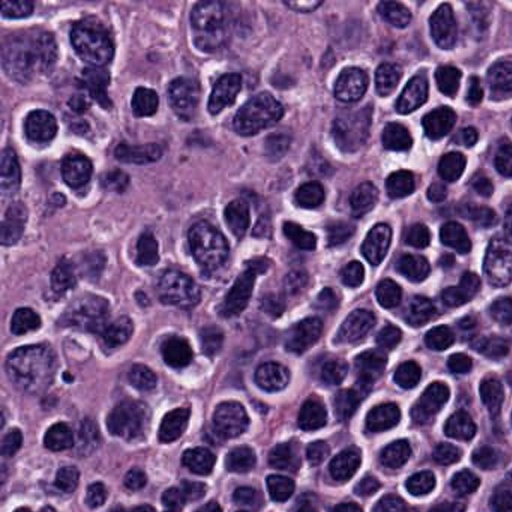
#> input picture dataset/11111111/sp9/0_0.jpg, 512 x 512 px, given as the content of the folder ../newtest/nendataset/val/n0, which was not available
$ python convert_img_to_prob.py
#> lines starting #> are read from the running program, lines starting #| are printed output that depends on the picture; after the words box and inside, x2 and y2 are one past the last pixel; in counts of white or black regions, pixels touching at a corner belong together; pictures that were not available may be replaced by others from this repository, and a replacement may not be noted
import json
import math
import os
import time
import cv2 as cv
import numpy as np


class FITV():
    def __init__(self):
        self.train_n0_path = '../newtest/nendataset/train/n0'
        self.train_n1_path = '../newtest/nendataset/train/n1'
        self.val_n0_path = '../newtest/nendataset/val/n0'
        self.val_n1_path = '../newtest/nendataset/val/n1'
        self.sp_path = '../newtest/nendataset/sp9'
        self.model1 = '../configs/swinv2/swinv2_tiny_patch4_window16_256-512.yaml '
        self.pth1_1 = '../pridictpath/1008-ep81-rgb-97.41.pth '
        self.pth1_2 = '../pridictpath/1021-ep141-gry-86.69.pth '
        self.model_acc_1_1 = 97.41
        self.model_acc_1_2 = 86.69
        self.traindata = '../newtest/train.txt'
        self.valdata = '../newtest/val.txt'


    def crop_img_9(self,img_path):
#> called with img_path = '../newtest/nendataset/val/n0/0_0.jpg'
        img = cv.imread(img_path)
#> img is the input picture: shape (512, 512, 3); mean B, G, R 138.4, 89.2, 123.2
        if img.shape[1]>1536 and img.shape[0]>1536:
            res_img = cv.resize(img,(1536,1536),interpolation=cv.INTER_AREA)
        elif img.shape[1]==1536 and img.shape[0]==1536:
            res_img = img
        else:
            res_img = cv.resize(img, (1536,1536), interpolation=cv.INTER_CUBIC)
        self.corpimg(res_img,1536,1536,self.sp_path)

    def corpimg(self,res_img, width, height, newpath2):
#> called with width = 1536, height = 1536, newpath2 = '../newtest/nendataset/sp9'
        M = 512
        N = 512
        def bkxy(x, y):
            xpos = round(x / 512) - 1
            ypos = round(y / 512) - 1
            return xpos, ypos
        for y in range(0, height, M):
            for x in range(0, width, N):
                if (height - y) < M or (width - x) < N:
                    break
                y1 = y + M
                x1 = x + N
                # check whether the patch width or height exceeds the image width or height
                if x1 >= width and y1 >= height:
                    x1 = width - 1
                    y1 = height - 1
                    # Crop into patches of size MxN
                    tiles = res_img[y:y + M, x:x + N]
                    # pos transpose
                    xpos, ypos = bkxy(x1, y1)
                    # Save each patch into file directory
                    filename = str(xpos) + '_' + str(ypos) + '.jpg'
                    patha = os.path.join(newpath2, filename)
                    cv.imwrite(patha, tiles)
                elif y1 >= height:  # when patch height exceeds the image height
                    y1 = height - 1
                    tiles = res_img[y:y + M, x:x + N]
                    xpos, ypos = bkxy(x1, y1)
                    filename = str(xpos) + '_' + str(ypos) + '.jpg'
                    patha = os.path.join(newpath2, filename)
                    cv.imwrite(patha, tiles)
                elif x1 >= width:
                    x1 = width - 1
                    tiles = res_img[y:y + M, x:x + N]
                    xpos, ypos = bkxy(x1, y1)
                    filename = str(xpos) + '_' + str(ypos) + '.jpg'
                    patha = os.path.join(newpath2, filename)
                    cv.imwrite(patha, tiles)
                else:
                    tiles = res_img[y:y + M, x:x + N]
                    xpos, ypos = bkxy(x1, y1)
                    filename = str(xpos) + '_' + str(ypos) + '.jpg'
                    patha = os.path.join(newpath2, filename)
                    cv.imwrite(patha, tiles)
#> this loop made 3 passes
#> pass 1, in corpimg, `cv.imwrite(patha, tiles)`:
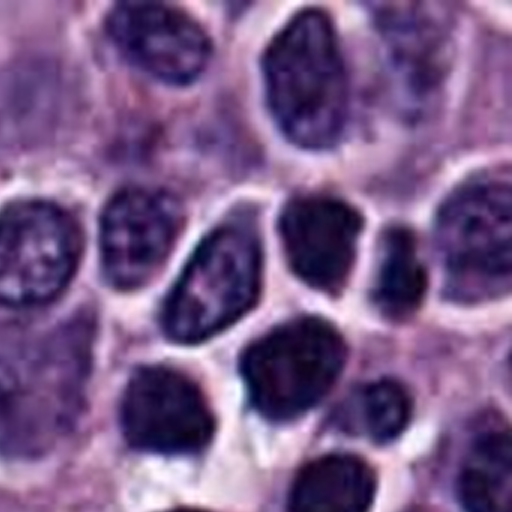
#> saved as 2_0.jpg: shape (512, 512, 3); mean B, G, R 138.4, 90.2, 122.4
#> after the loop:
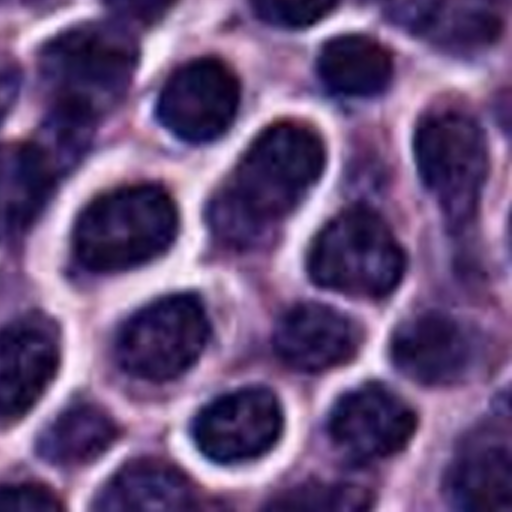
#> tiles: shape (512, 512, 3); mean B, G, R 129.1, 81.6, 109.7

    def get_conf(self,path):
#> called with path = '../newtest/nendataset/sp9/0_0.jpg'
        img = cv.imread(path)
        img_gray = cv.cvtColor(img, cv.COLOR_RGB2GRAY)
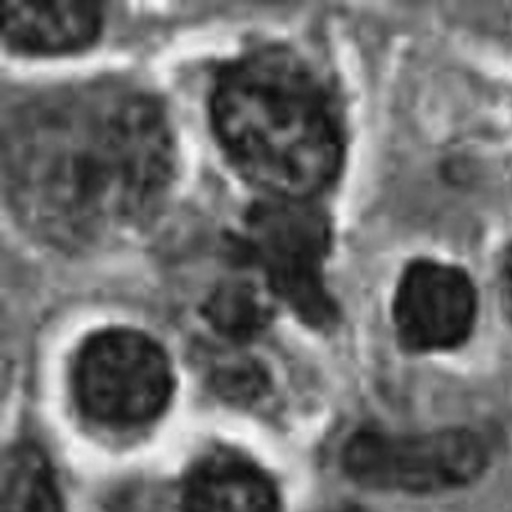
#> img_gray: shape (512, 512); min 13, max 247, mean 112.2
        img_canny = cv.Canny(img_gray, 0, 100)
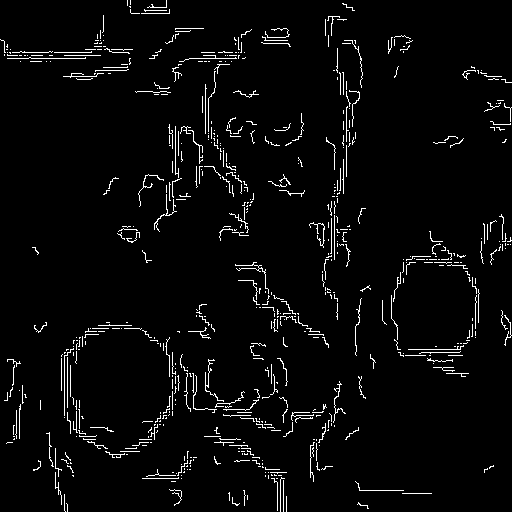
#> img_canny: shape (512, 512); 3.5% white in thin lines or dots
        kernel = np.ones((5, 5), np.uint8)
        dilate = cv.dilate(img_canny, kernel)
#> dilate: shape (512, 512); 17.4% white; 63 white regions, largest, box (x1, y1, x2, y2) and area: (59, 320, 348, 484) 9355, (136, 27, 254, 234) 5661, (307, 38, 365, 322) 4210
        dilate2 = cv.dilate(dilate, kernel)
#> dilate2: shape (512, 512); 27.7% white; 38 white regions, largest, box (x1, y1, x2, y2) and area: (57, 300, 350, 486) 16337, (131, 25, 261, 245) 11479, (305, 0, 370, 324) 7957
        dilate3 = cv.dilate(dilate2, kernel)
#> dilate3: shape (512, 512); 36.9% white; 26 white regions, largest, box (x1, y1, x2, y2) and area: (55, 256, 365, 512) 29254, (129, 22, 310, 247) 17903, (349, 208, 512, 383) 10957
        h, w = img_gray.shape
#> h = 512; w = 512
        dst = np.zeros((h, w, 1), np.uint8)
        for i in range(h):
            for j in range(w):
                dst[i, j] = 255 - dilate3[i, j]
        num_labels, labels, stats, centroids = cv.connectedComponentsWithStats(dst, connectivity=8)
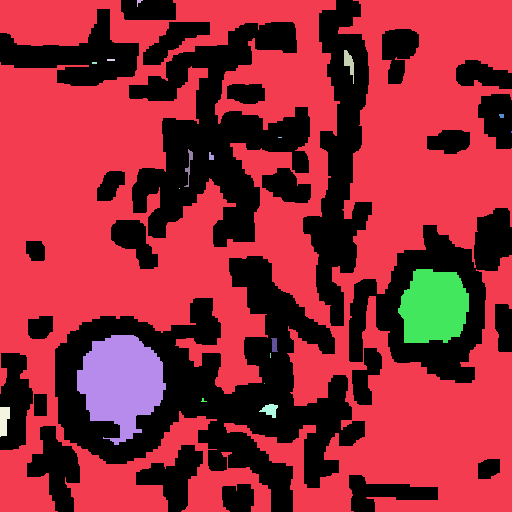
#> labels: shape (512, 512) int32; 20 distinct labels, from 0 to 19; one colour per label, 0 black
#> num_labels = 20; stats = 20 rows, first 6: [0, 0, 512, 512, 96717], [0, 0, 512, 512, 153993], [137, 0, 6, 7, 18], [344, 50, 10, 34, 164], [107, 59, 8, 2, 16], [92, 62, 5, 2, 10]; centroids = 20 rows, first 8: [253.9, 264.4], [257.6, 243.2], [138.5, 1.67], [348.8, 62.45], [110.5, 59.5], [94, 62.5], [501.2, 115.4], [511, 131.5]
        output = np.zeros((img.shape[0], img.shape[1], 3), np.uint8)
        for i in range(1, num_labels):
            mask = labels == i
            output[:, :, 0][mask] = np.random.randint(0, 255)
            output[:, :, 1][mask] = np.random.randint(0, 255)
            output[:, :, 2][mask] = np.random.randint(0, 255)
#> this loop made 19 passes
#> pass 1, in get_conf, `mask = labels == i`:
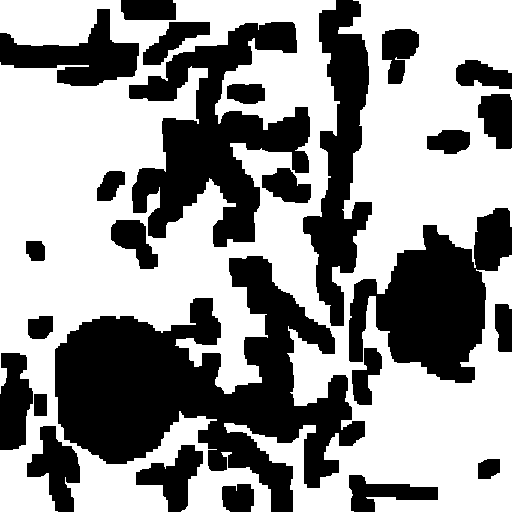
#> mask: shape (512, 512) bool; 58.7% white; 26 black regions, largest, box (x1, y1, x2, y2) and area: (55, 256, 365, 512) 35902, (129, 22, 310, 247) 18032, (349, 208, 512, 383) 15146
#> after the loop:
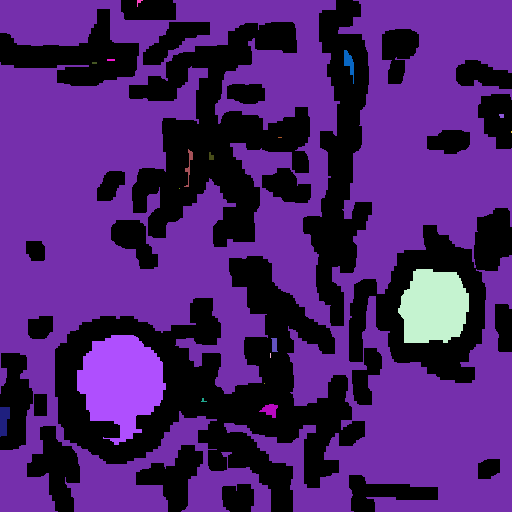
#> output: shape (512, 512, 3); mean of channels 0, 1, 2 111.1, 33.6, 76.4; drawn as B, G, R
        s_list = []
        s_dict = {}
        for row in range(h):  # 对图中所有的像素点进行遍历
            for col in range(w):
                s = dst[row, col]
                if s in s_list:
                    temp2 = s_dict['%s' % s]
                    s_dict['%s' % s] = temp2 + 1
                else:
                    s_list.append(s)
                    s_dict['%s' % s] = 1
#> after the loop, s_dict = {'[255]': 165427, '[0]': 96717}; s_list = [[255], [0]]
        # print(s_list)
        # print(s_dict)
        total = h * w
#> total = 262144
        max_area = s_dict['[255]']
#> max_area = 165427
        # print(max_area)
        percent = round(max_area / total, 3)
#> percent = 0.631
        # print(percent)
        if percent <= 0.1:
            prob = 1
        else:
            prob = round(-math.log(percent, 10), 3)  # 使用math中的log函数生成对应x的值
#> prob = 0.2
        # print(prob)
        return percent, prob

    def pred_img(self,model,pth,model_acc,path):
        pc, pb = self.get_conf(path)
#> pc = 0.631; pb = 0.2
        # print(file,pc,pb)
        cmd = 'python ../pd.py  --cfg ' + model + '--ckp_path ' + pth + '--img_path ' + str(path) + ' --model_acc ' + str(
            model_acc)
        result = os.popen(cmd)
        res = result.read()
        for line in res.splitlines():
            # print(line)
            if 'Prediction' in line:
                # print(type(line))
                res = eval(line)
                res['Confidence'] = pb
        return  res

    def conv_res_to_scalar(self,res):
        pb = round(res['Possibility'] * (float(res['Model_Acc'])/100),4)
        if res['Prediction'] == 'Tumor1N0_Non-Metastatic':
            pb = (1-pb)
        return pb

    def create_tran_xy(self):
        imgs = os.listdir(self.train_n0_path)
        xdata=[]
        ydata = []
        for file in imgs:
            input_path = os.path.join(self.train_n0_path,file)
            self.crop_img_9(input_path)
            sps = os.listdir(self.sp_path)
            # print(2,imgs)
            trainx = []
            for file in sps:
                path = os.path.join(self.sp_path, file)
                res = self.pred_img(self.model1,self.pth1_1,self.model_acc_1_1,path)
                # print(res)
                pb = self.conv_res_to_scalar(res)
                trainx.append(pb)
            xdata.append(trainx)
            ydata.append([0])
        imgs2 = os.listdir(self.train_n1_path)
        for file in imgs2:
            input_path = os.path.join(self.train_n1_path,file)
            self.crop_img_9(input_path)
            sps = os.listdir(self.sp_path)
            # print(2,imgs)
            trainx = []
            for file in sps:
                path = os.path.join(self.sp_path, file)
                res = self.pred_img(self.model1,self.pth1_1,self.model_acc_1_1,path)
                # print(res)
                pb = self.conv_res_to_scalar(res)
                trainx.append(pb)
            xdata.append(trainx)
            ydata.append([1])
        d = {}
        d['xdata'] = xdata
        d['ydata'] = ydata
        djson = json.dumps(d,sort_keys=False,indent=4,separators=(',',':'))
        f = open(self.traindata,'w')
        f.write(djson)

    def create_val_xy(self):
        imgs = os.listdir(self.val_n0_path)
        xdata=[]
        ydata = []
        for file in imgs:
            input_path = os.path.join(self.val_n0_path,file)
            self.crop_img_9(input_path)
            sps = os.listdir(self.sp_path)
            # print(2,imgs)
            valx = []
            for file in sps:
                path = os.path.join(self.sp_path, file)
                res = self.pred_img(self.model1,self.pth1_1,self.model_acc_1_1,path)
#> res = ''
                # print(res)
                pb = self.conv_res_to_scalar(res)
                valx.append(pb)
            xdata.append(valx)
            ydata.append([0])
        imgs2 = os.listdir(self.val_n1_path)
        for file in imgs2:
            input_path = os.path.join(self.val_n1_path,file)
            self.crop_img_9(input_path)
            sps = os.listdir(self.sp_path)
            # print(2,imgs)
            valx = []
            for file in sps:
                path = os.path.join(self.sp_path, file)
                res = self.pred_img(self.model1,self.pth1_1,self.model_acc_1_1,path)
                # print(res)
                pb = self.conv_res_to_scalar(res)
                valx.append(pb)
            xdata.append(valx)
            ydata.append([1])
        d = {}
        d['xdata'] = xdata
        d['ydata'] = ydata
        djson = json.dumps(d,sort_keys=False,indent=4,separators=(',',':'))
        f = open(self.valdata,'w')
        f.write(djson)


p = FITV()
# p.create_tran_xy()
#> (the run stopped early here; a loop or call above may not have finished)
